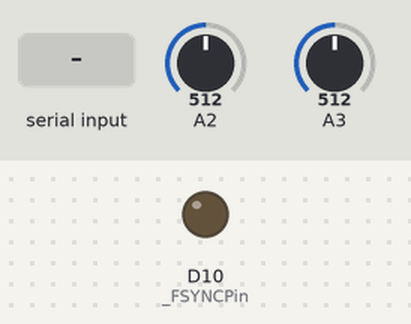
Recording of a sketch running on a simulated Arduino Zero (SAMD21). On the bench: output pins drawn as LEDs (lit = HIGH). The inputs (shaded band) are chosen by the test bench; at power-on: A2 = 512, A3 = 512 (analog values on the 0–1023 scale). What the sketch prints to the serial monitor is not drawn.

Above: at 0.01 s.
At 1.2 s:
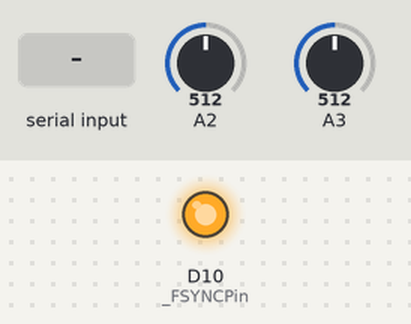
1.3 s: "F" received over Serial
4.3 s: "M" received over Serial
6.8 s: "c90\n" received over Serial
Timing chart, 0 to 9.8 s (numbered marks = the images above; inputs shaded):
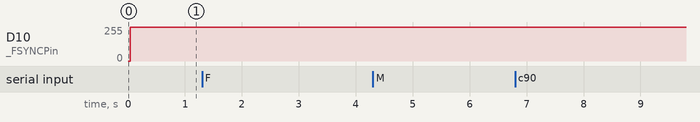

The sketch:

MiniGen_Ada_ISBY.ino
```cpp
#include "src\\SparkFun_MiniGen_ISBY.h"

unsigned long delay_val = 100; // delay value in units of ms
float FMIN = 20.0; // Minimum frequency setting for the board
float FMAX = 3000000.0; // Maximum frequency setting for the board 3 MHz

int val = 0;
int chan = 0;
int N = 512;

void setup() {
  pinMode(A2, INPUT);
  pinMode(A3, INPUT);
  analogReadResolution(12);

  Serial.begin(9600);
  while (!Serial); // wait until Serial is ready

  MiniGen_reset();
  MiniGen_setMode(SINE);
  MiniGen_setFrequency(500.0); // Sets the frequency to be 500 Hz
}

void loop() {

  if (Serial.available()) {
    String input = Serial.readString();
    char ch = input[0];

    if (ch == 'c') {
      input.remove(0, 1);
      chan = input.toInt();
      Serial.print("channel changed to ");
      Serial.print(chan);
      Serial.println();
    }
    if (ch == 'r') {
      input.remove(0, 1);
      val = input.toInt();
      int i, Ainput[val];

      if (chan == 0) {
        for (i = 0; i < val; i++) {
          Ainput[i] = analogRead(A2);
        }
      }
      else if (chan == 1) {
        for (i = 0; i < val; i++) {
          Ainput[i] = analogRead(A3);
        }
      }
      else if (chan == 2) {
        for (i = 0; i < val; i++) {
          Ainput[i] = analogRead(A4);
        }
      }
      else if (chan == 3) {
        for (i = 0; i < val; i++) {
          Ainput[i] = analogRead(A5);
        }
      }
      else if (chan == 4) {
        for (i = 0; i < val; i++) {
          Ainput[i] = analogRead(A6);
        }
      }

      Serial.print("Output = ");
      for (i = 0; i < val; i++) {
        if (i > 0) Serial.print(",");
        Serial.print(Ainput[i]);
      }
      Serial.println();
    }
    else if (ch == 'f') {
      input.remove(0, 1);
      float frequency = min( max( FMIN, input.toFloat() ), FMAX ); // save the frequency value, force it to output between limits
      // FMIN = 0.1 kHz, FMAX = 3000 kHz
      MiniGen_setFrequency(frequency);
      Serial.print("Frequency changed to ");
      Serial.print(frequency);
      Serial.println();
    }
    else if (ch == 'R') {
      input.remove(0, 1);
      val = input.toInt();
      int i, A0input[val], A1input[val];

      for (i = 0; i < val; i++) {
        A0input[i] = analogRead(A2);
        A1input[i] = analogRead(A3);
      }

      Serial.print("Output = ");
      for (i = 0; i < val; i++) {
        if (i > 0) Serial.print(",");
        Serial.print(A0input[i]);
        Serial.print(",");
        Serial.print(A1input[i]);
      }
      Serial.println();
    }
    else if (ch == 'N') {
      input.remove(0, 1); // extract A, then get the average values
      N = input.toInt();
      if (N < 1) N = 1;
      Serial.print("Number of data points changed to ");
      Serial.print(N);
      Serial.println();
    }
    else if (ch == 'F') {
      input.remove(0, 1); // extract F, then get the frequency value
      float frequency = min( max( FMIN, input.toFloat() ), FMAX ); // save the frequency value, force it to output between limits
      // FMIN = 0.1 kHz, FMAX = 3000 kHz
      MiniGen_setFrequency(frequency);

      delay(500);
      // now get the data for 2 channels
      int A, B;
      double X, Y;
      X = Y = 0.0;
      A = B = 0;
      int Amin, Amax, Bmin, Bmax;
      Amin = Bmin = 2000;
      Amax = Bmax = -1;
      for (int i = 0; i < N; i++) {
        A = analogRead(A2); X += A;
        if (A > Amax) Amax = A; else if (A < Amin) Amin = A;
        B = analogRead(A3); Y += B;
        if (B > Bmax) Bmax = B; else if (B < Bmin) Bmin = B;
      }
      double Mult = 5.0 / 1024.0;
      X = (double)(Amax - Amin) * Mult;
      Y = (double)(Bmax - Bmin) * Mult;

      Serial.print(X, 6);
      Serial.print(",");
      Serial.print(Y, 6);

      Serial.println();
    }
    else if (ch == 'M') {
      input.remove(0, 2); // extract M: then get the mode value string
      if (input == "TRIANGLE") MiniGen_setMode(TRIANGLE);
      else if (input == "SQUARE") MiniGen_setMode(SQUARE);
      else if (input == "SINE") MiniGen_setMode(SINE);
      else input = "ERROR - UNRECOGNISED VALUE";
      Serial.print("Mode = ");
      Serial.println(input);
    }
  }

}
```

SparkFun_MiniGen_ISBY.cpp
```cpp
/****************************************************************
Controlling the Sparkfun MiniGen using an Adafruit M4 Itsybitsy

****************************************************************/
#include "SparkFun_MiniGen_ISBY.h"

uint16_t _FSYNCPin = 10;
uint16_t configReg = 0;
SPISettings mySettings;

void SPIWrite(uint16_t data)
{
  digitalWrite(_FSYNCPin, LOW);
  SPI.transfer((byte)(data >> 8));
  SPI.transfer((byte)data);
  digitalWrite(_FSYNCPin, HIGH);
  //  Serial.print("SPI:");
  //  Serial.println(data,HEX);
}

void MiniGen_reset(void)
{
  mySettings = SPISettings(40000000, MSBFIRST, SPI_MODE2);
  pinMode(_FSYNCPin, OUTPUT);  // Make the FSYCPin an output; this is analogous
  //  to chip select in most systems.
  pinMode(10, OUTPUT);
  digitalWrite(_FSYNCPin, HIGH);
  SPI.begin();

  uint32_t defaultFreq = freqCalc(200.0);
  SPI.beginTransaction(mySettings);
  adjustFreq(FREQ0, FULL, defaultFreq);
  adjustFreq(FREQ1, FULL, defaultFreq);
  adjustPhaseShift(PHASE0, 0x0000);
  adjustPhaseShift(PHASE1, 0x0000);
  SPIWrite(0x0100);
  SPIWrite(0x0000);
  // end reset
  SPI.endTransaction();
}

void MiniGen_setFrequency(float frequency)
{
  SPI.beginTransaction(mySettings);
  uint32_t freqReg = freqCalc(frequency); // freqCalc() makes a useful 32-bit value out of the frequency value
  adjustFreq(FREQ0, freqReg); // Adjust the frequency. This is a full 32-bit write.
  SPI.endTransaction();
}

uint32_t freqCalc(float desiredFrequency)
{
    // the factor 0.0596 is the frequency resolution for the AD9837 chip
    // FR = Fmax / (-1+2^BR), Fmax = 16 MHz, BR = 28
    // For the alternative chip
    // Fmax = 25 MHz, BR = 28 => FR = 0.0931 Hz
  //return (uint32_t) (desiredFrequency / .0596);
  return (uint32_t) (desiredFrequency / .0931);
}

void adjustPhaseShift(PHASEREG reg, uint16_t newPhase)
{
  // First, let's blank the top four bits. Just because it's the right thing
  //  to do, you know?
  newPhase &= ~0xF000;
  // Now, we need to set the top three bits to properly route the data.
  //  D15:D13 = 110 for PHASE0...
  if (reg == PHASE0) newPhase |= 0xC000;
  // ... and D15:D13 = 111 for PHASE1.
  else               newPhase |= 0xE000;
  SPIWrite(newPhase);
}

void setFreqAdjustMode(FREQADJUSTMODE newMode)
{
  // Start by clearing the bits in question.
  configReg &= ~0x3000;
  // Now, adjust the bits to match the truth table above.
  switch (newMode)
  {
    case COARSE:  // D13:12 = 01
      configReg |= 0x1000;
      break;
    case FINE:    // D13:12 = 00
      break;
    case FULL:    // D13:12 = 1x (we use 10)
      configReg |= 0x2000;
      break;
  }
  SPIWrite(configReg);
}

void adjustFreq(FREQREG reg, uint32_t newFreq)
{
  // We need to split the 32-bit input into two 16-bit values, blank the top
  //  two bits of those values, and set the top two bits according to the
  //  value of reg.
  // Start by acquiring the low 16-bits...
  uint16_t temp = (uint16_t)newFreq;
  // ...and blanking the first two bits.
  temp &= ~0xC000;
  // Now, set the top two bits according to the reg parameter.
  if (reg == FREQ0) temp |= 0x4000;
  else            temp |= 0x8000;
  // Now, we can write temp out to the device.
  SPIWrite(temp);
  // Okay, that's the lower 14 bits. Now let's grab the upper 14.
  temp = (uint16_t)(newFreq >> 14);
  // ...and now, we can just repeat the process.
  temp &= ~0xC000;
  // Now, set the top two bits according to the reg parameter.
  if (reg == FREQ0) temp |= 0x4000;
  else            temp |= 0x8000;
  // Now, we can write temp out to the device.
  SPIWrite(temp);
}

void adjustFreq(FREQREG reg, FREQADJUSTMODE mode, uint32_t newFreq)
{
  setFreqAdjustMode(mode);
  // Now, we can just call the normal 32-bit write.
  adjustFreq(reg, newFreq);
}

void MiniGen_setMode(MODE newMode)
{
  // We want to adjust the three bits in the config register that we're
  //  interested in without screwing up anything else. Unfortunately, this
  //  part is write-only, so we need to maintain a local shadow, adjust that,
  //  then write it.
  configReg &= ~0x002A; // Clear D5, D3, and D1.
  // This switch statement sets the appropriate bit in the config register.
  switch (newMode)
  {
    case TRIANGLE:
      configReg |= 0x0002;
      break;
    case SQUARE_2:
      configReg |= 0x0020;
      break;
    case SQUARE:
      configReg |= 0x0028;
      break;
    case SINE:
      configReg |= 0x0000;
      break;
  }
  SPI.beginTransaction(mySettings);
  SPIWrite(configReg); // Now write our shadow copy to the part.
  SPI.endTransaction();
}
```

SparkFun_MiniGen_ISBY.h
```cpp
/****************************************************************
Controlling the Sparkfun MiniGen using an Adafruit M4 Itsybitsy

****************************************************************/

#ifndef SparkFun_MiniGen_ISBY_h
#define SparkFun_MiniGen_ISBY_h

#include <Arduino.h>
#include <SPI.h>

enum MODE {TRIANGLE, SINE, SQUARE, SQUARE_2};
enum FREQREG {FREQ0, FREQ1};
enum PHASEREG {PHASE0, PHASE1};
enum FREQADJUSTMODE {FULL, COARSE, FINE};

void SPIWrite(uint16_t data);
uint32_t freqCalc(float desiredFrequency);
void adjustFreq(FREQREG reg, uint32_t newFreq);
void adjustFreq(FREQREG reg, FREQADJUSTMODE mode, uint32_t newFreq);
void adjustPhaseShift(PHASEREG reg, uint16_t newPhase);
void setFreqAdjustMode(FREQADJUSTMODE newMode);
void MiniGen_setMode(MODE newMode);
void MiniGen_setFrequency(float frequency);
void MiniGen_reset(void);

#endif
```

Measured:
- after the input at 4.3 s, every drawn part: stays the same
- after the input at 6.8 s, every drawn part: stays the same
